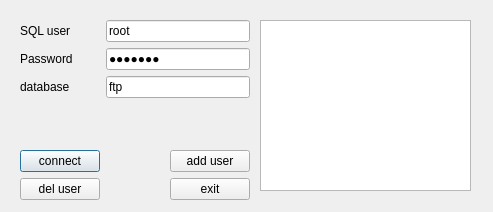
<?xml version="1.0" encoding="UTF-8"?>
<ui version="4.0">
 <class>usermana</class>
 <widget class="QDialog" name="usermana">
  <property name="geometry">
   <rect>
    <x>0</x>
    <y>0</y>
    <width>493</width>
    <height>212</height>
   </rect>
  </property>
  <property name="windowTitle">
   <string>User management</string>
  </property>
  <widget class="QWidget" name="layoutWidget">
   <property name="geometry">
    <rect>
     <x>20</x>
     <y>20</y>
     <width>230</width>
     <height>200</height>
    </rect>
   </property>
   <layout class="QGridLayout" name="gridLayout">
    <item row="0" column="0">
     <widget class="QLabel" name="label">
      <property name="text">
       <string>SQL user</string>
      </property>
     </widget>
    </item>
    <item row="0" column="1" colspan="2">
     <widget class="QLineEdit" name="sqlUser">
      <property name="text">
       <string>root</string>
      </property>
     </widget>
    </item>
    <item row="1" column="0">
     <widget class="QLabel" name="label_2">
      <property name="text">
       <string>Password</string>
      </property>
     </widget>
    </item>
    <item row="1" column="1" colspan="2">
     <widget class="QLineEdit" name="sqlPassword">
      <property name="text">
       <string>iamboss</string>
      </property>
      <property name="echoMode">
       <enum>QLineEdit::Password</enum>
      </property>
     </widget>
    </item>
    <item row="2" column="0">
     <widget class="QLabel" name="label_5">
      <property name="text">
       <string>database</string>
      </property>
     </widget>
    </item>
    <item row="2" column="1" colspan="2">
     <widget class="QLineEdit" name="sqlDatabase">
      <property name="text">
       <string>ftp</string>
      </property>
     </widget>
    </item>
    <item row="3" column="2">
     <spacer name="verticalSpacer">
      <property name="orientation">
       <enum>Qt::Vertical</enum>
      </property>
      <property name="sizeHint" stdset="0">
       <size>
        <width>20</width>
        <height>15</height>
       </size>
      </property>
     </spacer>
    </item>
    <item row="4" column="0">
     <widget class="QPushButton" name="connButton">
      <property name="text">
       <string>connect</string>
      </property>
     </widget>
    </item>
    <item row="4" column="1">
     <spacer name="horizontalSpacer_3">
      <property name="orientation">
       <enum>Qt::Horizontal</enum>
      </property>
      <property name="sizeHint" stdset="0">
       <size>
        <width>18</width>
        <height>20</height>
       </size>
      </property>
     </spacer>
    </item>
    <item row="6" column="1">
     <spacer name="horizontalSpacer">
      <property name="orientation">
       <enum>Qt::Horizontal</enum>
      </property>
      <property name="sizeHint" stdset="0">
       <size>
        <width>18</width>
        <height>20</height>
       </size>
      </property>
     </spacer>
    </item>
    <item row="5" column="0">
     <widget class="QPushButton" name="delButton">
      <property name="text">
       <string>del user</string>
      </property>
     </widget>
    </item>
    <item row="4" column="2">
     <widget class="QPushButton" name="addButton">
      <property name="text">
       <string>add user</string>
      </property>
     </widget>
    </item>
    <item row="5" column="2">
     <widget class="QPushButton" name="exitButton">
      <property name="text">
       <string>exit</string>
      </property>
     </widget>
    </item>
   </layout>
  </widget>
  <widget class="QTextEdit" name="infoEdit">
   <property name="geometry">
    <rect>
     <x>260</x>
     <y>20</y>
     <width>211</width>
     <height>171</height>
    </rect>
   </property>
  </widget>
 </widget>
 <resources/>
 <connections/>
</ui>
